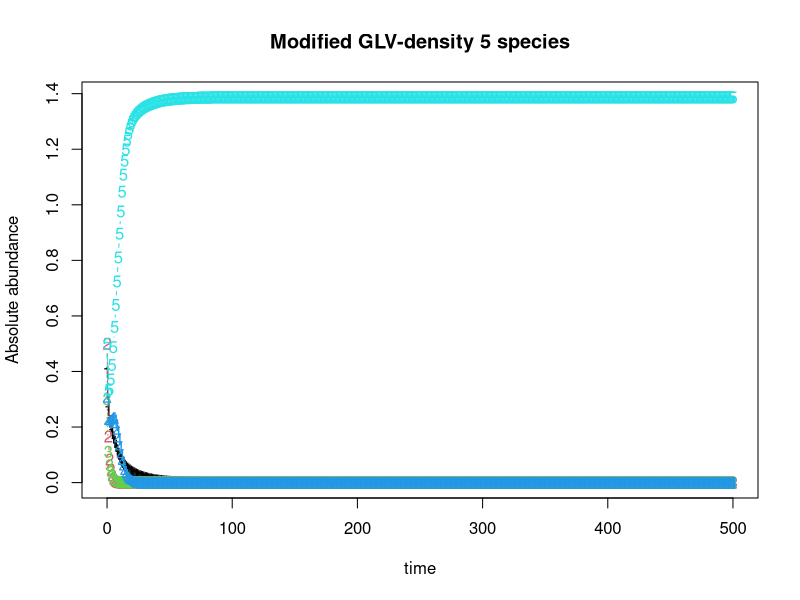
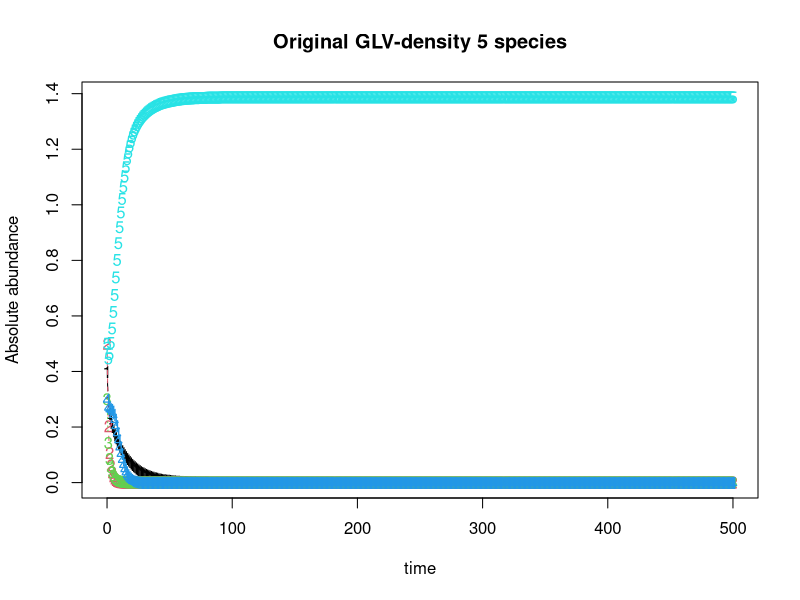
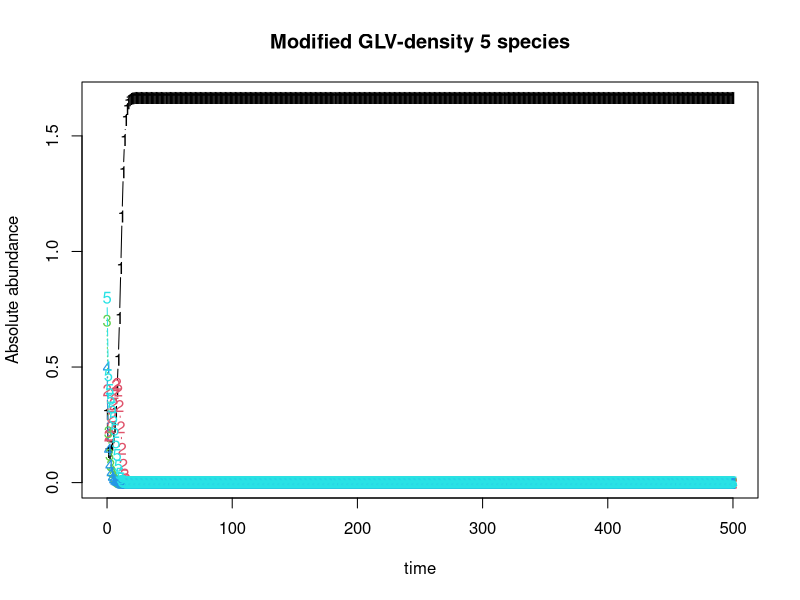
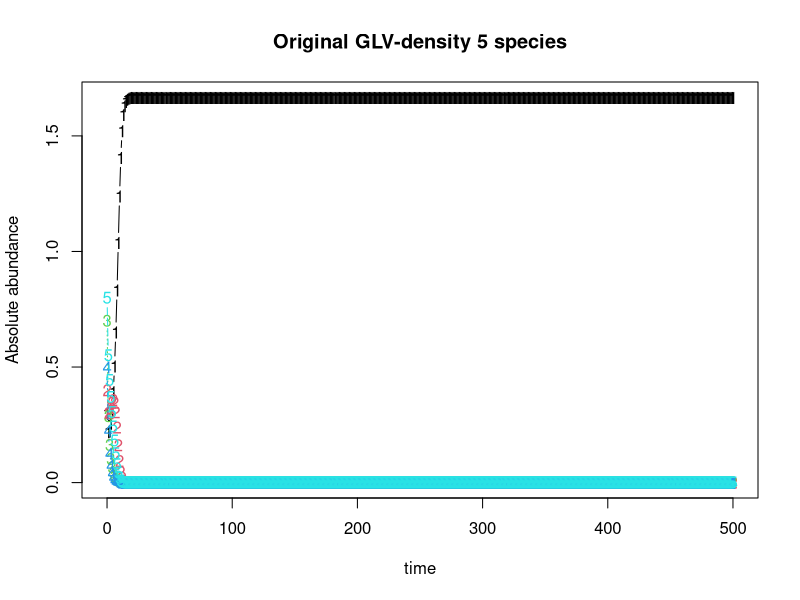
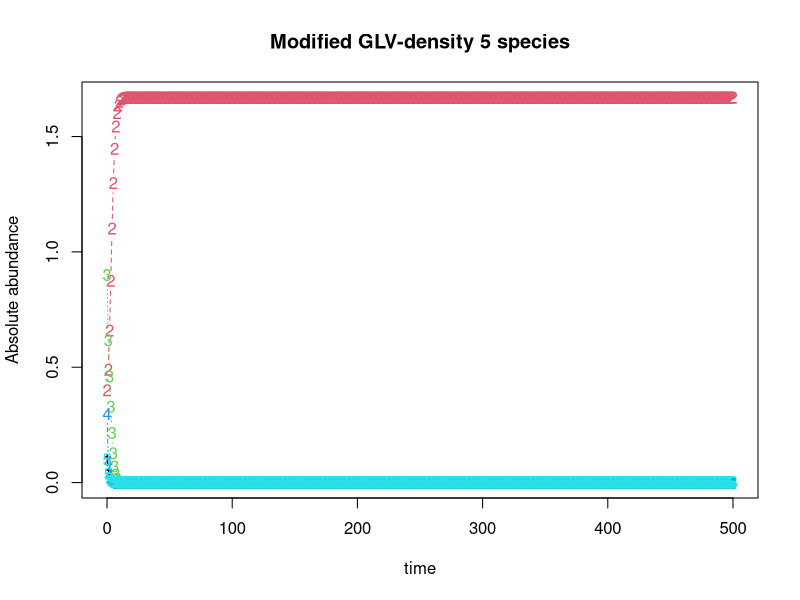
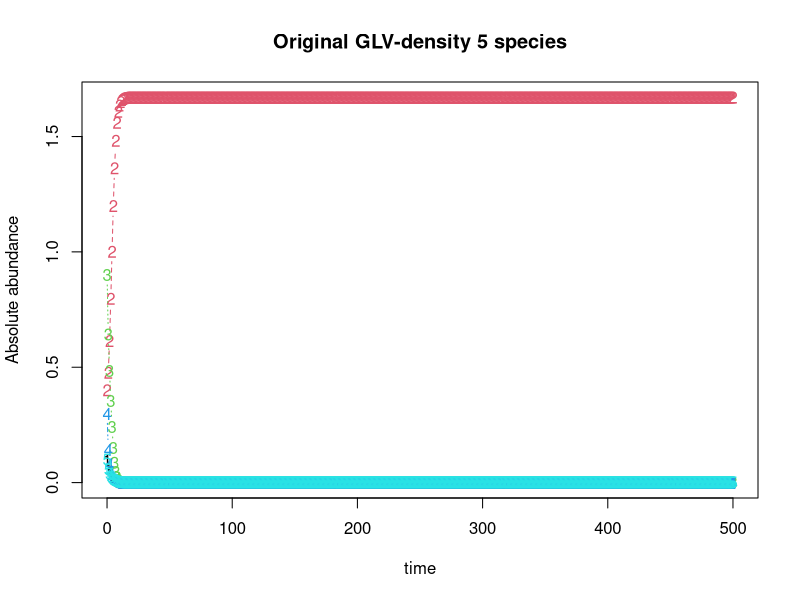
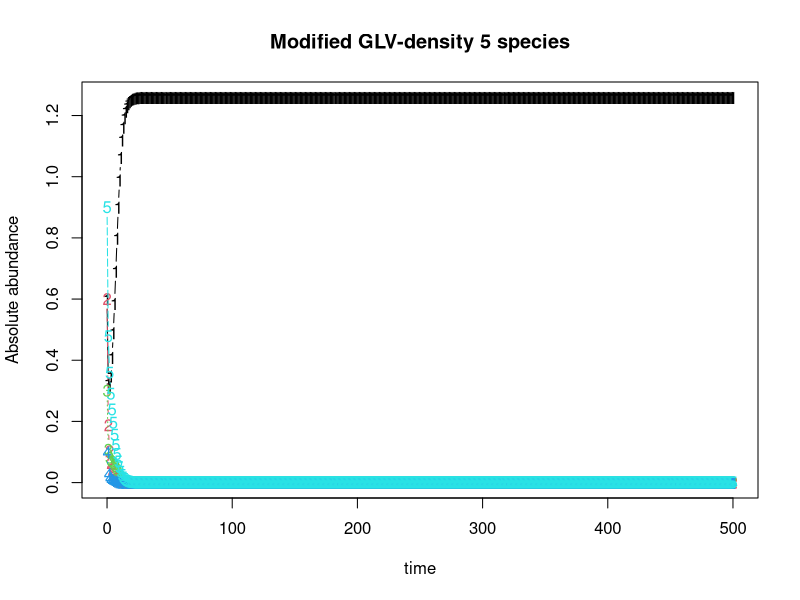
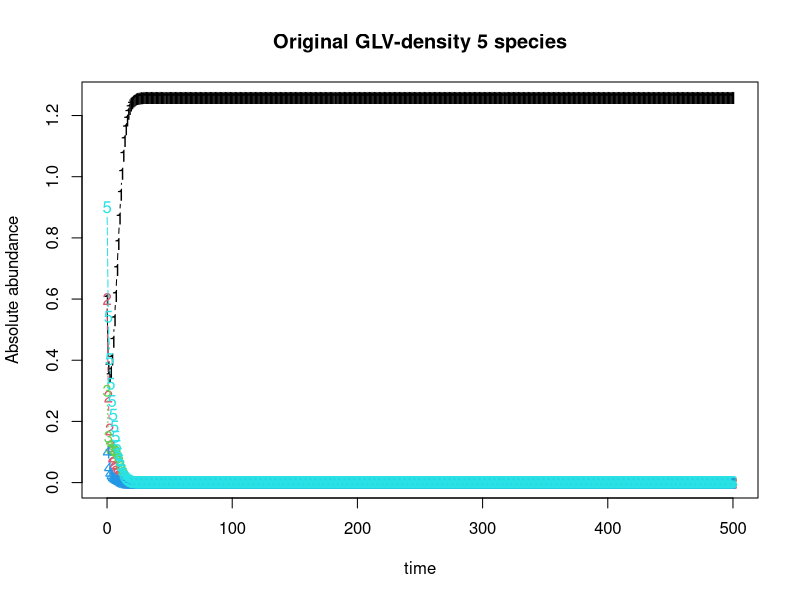

Source code (R) for these figures, in order: (Note: this script raises an error after producing the figures.)
library(deSolve)

#Define GLV with varying coefficient
glv <- function(t, x, params){
  with(as.list(params, c(x)),{
    dx <- alpha*x + x*as.vector(c0%*%x)+x*t(t(x)%*%(do.call(cbind, lapply(l, FUN=function(ma) ma%*%x))))
    list(dx)
  })
}
#glv1 as original GLV
#c0 is beta
glv1 <- function(t, x, params){
  with(as.list(params, c(x)),{
    dx <- alpha*x + x*as.vector(c0%*%x)
    list(dx)
  })
}


#Define integration method
n.integrate <- function(time, init.x, model, params){
  as.data.frame(lsoda(init.x, time, model, params))
}

#Define community size
#N <- 30

growthFunction <- function(N){
  #Define species intrinsic growth rate
  alpha <- runif(N)
  
  #Define the constant in species-species interation coefficient
  c0 <- matrix(runif(N*N, min = -1, max = 0),nrow = N)
  #Set species self interation to -0.5
  for (i in 1:N) {
    for (j in 1:N) {
      if (i == j) {
        c0[i,j] <-  -0.5
      }
    }
  }
  
  #Define coefficient of linear term in species-species interation coefficient
  ck <- runif(N*N, min = -1, max = 0.2)
  ck <- matrix(ck, nrow = N)
  l <- list()
  for (i in 1:N) {
    #For i-th matrix, i-th row is 0
    temp <- ck
    temp[i,] <- 0
    
    #In i-th matrix, elements are 0 if k (column) == either j (row) or i (matrix order)
    for (j in 1:N) {
      for (k in 1:N) {
        if (k==j | k == i) {
          temp[j,k] <- 0
        }
      }
    }
    
    #Control the prevalence of thrid party effects
    #for (element in 1:length(temp)) {
    #  dice <- runif(1)
    #  if (dice > -1) { #what percent of to assign 0
    #    temp[element] <- 0
    #  }
    #}
    l[[i]] <- temp
  }
  
  
  #Define initial abundance between 0.1 and 1, to 1 decimal place
  init.x <- floor(runif(N, min = 1, max = 10))/10
  
  #Solve the ode
  dat <- n.integrate(0:500, init.x, glv, list(alpha=alpha, c0=c0, l=l))
  dat1 <- n.integrate(0:500, init.x, glv1, list(alpha=alpha, c0=c0))
  
  #Plot
  matplot(x=dat$time, y=dat[,-1], typ='b', xlab='time', ylab='Absolute abundance', main=paste('Modified GLV-density', N,'species'))
  matplot(x=dat1$time, y=dat1[,-1], typ='b', xlab='time', ylab='Absolute abundance', main=paste('Original GLV-density', N,'species'))
  
  returnList <- list(dat,dat1)
  
  return(returnList)
}

######################################################################################
#Given density data (vector) over time (1:length(vector)), find steady state time
#If there is no steady state, return NaN
######################################################################################

FindSS <- function(vec){
  for (i in 1:(length(vec) - 10)) {
    #From start, search for 3 points each 5 unit time apart where delta < 10^-3
    thisSlope <- abs(vec[i+1] - vec[i])
    nextSlope <- abs((vec[i+5] - vec[i])/5)
    lastSlope <- abs(vec[i+10] - vec[i+9])
    
    if (thisSlope < 10^-3 & nextSlope < 10^-3 & lastSlope < 10^-3) {
      #Verification: make sure no change after plateau: extrapolate
      #Extrapolate by thisSlope and calculate value at end of integration time
      ExtrEndTimeValue = vec[i] + nextSlope*(length(vec) - i)
      if ((ExtrEndTimeValue < (vec[length(vec)]) + 0.01)& (ExtrEndTimeValue > (vec[length(vec)]) - 0.01)) {
        return(i)
      }
      #There is a plateau in the middle, but in the end density changes again: find next plateau and verify agin
      
    }
  }
  #Til the end no steady state found
  return(NaN)
}

###############################################################
#Simulate species growth function given number of species N
#Find the steady state for each species and store in matrix HOI_SSN or GLV_SSN, based on model used for simulation
#Save HOI_SSN and GLV_SSN as csv at working directory
###############################################################
numTrial = 1000

HOI_list <- list()
GLV_list <- list()

for (n in 1:50) {
  #n is a counter. N is the number of species in community
  N <- n*5
  
  HOI_SSN <-  matrix(nrow = numTrial, ncol = N)
  GLV_SSN <-  matrix(nrow = numTrial, ncol = N)
  
  for (trial in 1:numTrial) {
    repeat {
      #densityData is a list of dat (HOI model) and dat1 (GLV)
      densityData <- growthFunction(N)
      #Check if any NaN in dat
      dat <- densityData[[1]]
      datNA <- any(is.na(dat))
      #Check if any NaN in dat1
      dat1 <- densityData[[2]]
      dat1NA <- any(is.na(dat1))
      #If any of datNA and dat1NA is true, growth function should run again
      if(!(datNA|dat1NA)){
        break
      }
    }
    
    #Modified GLV
    for (species in 2:ncol(dat)) {
      HOI_SSN[trial,species-1] <-  FindSS(dat[,species])
    }
    
    #Original GLV
    for (oSpecies in 2:ncol(dat1)) {
      GLV_SSN[trial,oSpecies-1] <-  FindSS(dat1[,oSpecies])
    }
  }
  
  HOI_list[[n]] <- HOI_SSN
  GLV_list[[n]] <- GLV_SSN
}

###########################################################
#Find community steady state time and plot histogram
###########################################################

CommunitySteadyStateDF <- data.frame()

#Loop through HOI_SS10, HOI_SS20...GLV_SS10, GLV_SS20...
for (n in 1:length(HOI_list)) {
  
  HOI = HOI_list[[n]]
  GLV = GLV_list[[n]]
  
  numOfEntries = nrow(HOI)
  
  #CommunitySteadyStateTime to store the time when the whole community has reached steady state
  CommunitySteadyStateTime <- matrix(nrow = numOfEntries, ncol = 3)
  colnames(CommunitySteadyStateTime) <- c('CommunitySize', 'SteadyStateTimeHOI', 'SteadyStateTimeGLV')
  
  for (i in 1:numOfEntries) {
    HOINA <- any(is.na(HOI[i,]))
    GLVNA <- any(is.na(GLV[i,]))
    #If there is NA in a particular row, for wither HOI or GLV, this community combination did not reach SS within integration time. Move to next row
    if (!HOINA & !GLVNA) {
      #If no NA in both HOI and GLV (for that row, both model reached steady state)
      CommunitySteadyStateTime[i,1] <- n * 5
      CommunitySteadyStateTime[i,2] <- max(HOI[i,1:ncol(HOI)])
      CommunitySteadyStateTime[i,3] <- max(GLV[i,1:ncol(GLV)])
    }
    else{
      CommunitySteadyStateTime[i,1] <- n * 5
      CommunitySteadyStateTime[i,2] <- NA
      CommunitySteadyStateTime[i,3] <- NA
    }
  }
  #Finished looping through an HOI_SSN and GLV_SSN, store the CommunitySteadyStateTime vector to a list
  CommunitySteadyStateDF <-  rbind(CommunitySteadyStateDF,as.data.frame(CommunitySteadyStateTime))
}

#Calculate the difference of community SS time between GLV model and and HOI model 
CommunitySteadyStateDF$Difference <- CommunitySteadyStateDF$SteadyStateTimeGLV - CommunitySteadyStateDF$SteadyStateTimeHOI

#plot
par(mfrow = c(3,2))
#plot histogram for Community Steady State time difference for each of the community size
for (n in 1:length(HOI_list)) {
  hist(CommunitySteadyStateDF[CommunitySteadyStateDF$CommunitySize == n*5,4], main = paste('How Much Longer Does GLV Reaches SS Than HOI',n*5,'Species'), xlab = 'Time Difference', ylim = c(0,500), breaks = 18)
}
boxplot(Difference~CommunitySize ,data = CommunitySteadyStateDF, main = 'How Much Longer Does GLV Reaches SS Than HOI', xlab = 'Community Size', ylab = 'Time Difference')
